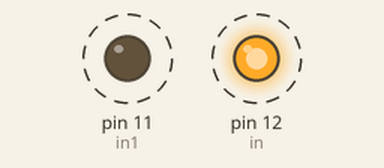
Bench run of a sketch on a simulated Arduino Uno, built with avr-gcc and run on an emulated ATmega328P. Parts: output pins drawn as LEDs (lit = HIGH). Dashed ring = blinking.

Above: at 0.2 s.
Timing chart, 0 to 3.0 s (numbered marks = the images above):
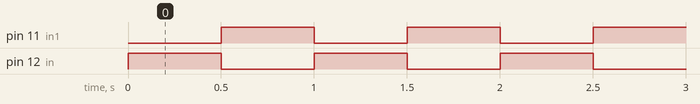

The sketch:

relay_1.ino
```cpp
#define in 12
#define in1 11
void setup() {
 pinMode(in,OUTPUT);
 pinMode(in1,OUTPUT);// put your setup code here, to run once:

}

void loop() {
  digitalWrite(in,HIGH);
  delay(500);
  digitalWrite(in,LOW);
  digitalWrite(in1,HIGH);
  delay(500);
  digitalWrite(in1,LOW);
  // put your main code here, to run repeatedly:

}
```

Measured:
- by itself, pin 11 (in1), pin 12 (in): alternates HIGH for 0.50 s and LOW for 0.50 s
- by itself, everything shown: repeats every 1.0 s, in 3 steps
